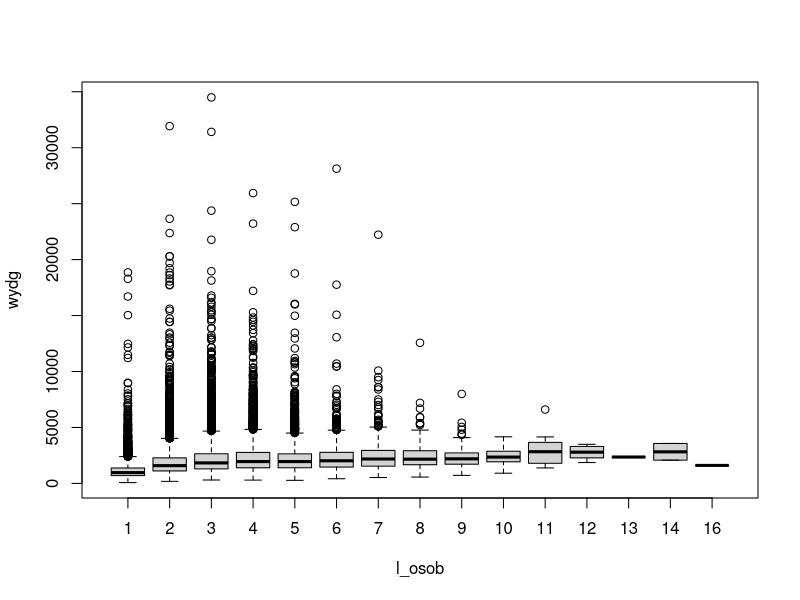

Source code (R):
## ---- chunk 1
library(readxl)
library(tidyverse)
## ---- chunk 2
gosp <- read_excel("../data-raw/gospodarstwa.xlsx")
gosp$l_osob <- round(gosp$los)
gosp
## ---- chunk 3
boxplot(formula = wydg ~ l_osob, data = gosp)
## ---- chunk 4
model1 <- lm(formula = wydg ~ los, data = gosp)
model1
summary(model1)
## ---- chunk 5
sigma(model1) / mean(gosp$wydg, na.rm=T)
## ---- chunk 6
gosp$miejsce <- factor(x = gosp$klm, 
                       levels = 1:6,
                       labels = c("pow 500T", "200T-500T", "100T-200T", "20T-100T", "pon. 20T", "wies"))
## ---- chunk 7
## model2 <- lm(formula = wydg ~ los + miejsce, data = gosp)

model2 <- update(object = model1,  formula = . ~ . + miejsce)
summary(model2)
## ---- chunk 8
model3 <- update(object = model2, formula = . ~ . + factor(trb))
summary(model3)
## ---- chunk 9
model4 <- update(object = model3, formula = . ~ . + dochg)
summary(model4)
